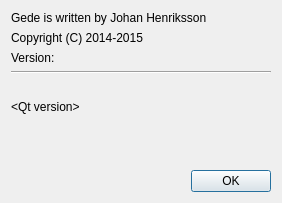
<?xml version="1.0" encoding="UTF-8"?>
<ui version="4.0">
 <class>AboutDialog</class>
 <widget class="QDialog" name="AboutDialog">
  <property name="windowModality">
   <enum>Qt::ApplicationModal</enum>
  </property>
  <property name="geometry">
   <rect>
    <x>0</x>
    <y>0</y>
    <width>282</width>
    <height>203</height>
   </rect>
  </property>
  <property name="windowTitle">
   <string>About Gede</string>
  </property>
  <layout class="QVBoxLayout" name="verticalLayout">
   <item>
    <widget class="QLabel" name="label">
     <property name="text">
      <string>Gede is written by Johan Henriksson</string>
     </property>
    </widget>
   </item>
   <item>
    <widget class="QLabel" name="label_2">
     <property name="text">
      <string>Copyright (C) 2014-2015</string>
     </property>
    </widget>
   </item>
   <item>
    <widget class="QLabel" name="label_version">
     <property name="text">
      <string>Version: </string>
     </property>
    </widget>
   </item>
   <item>
    <widget class="Line" name="line">
     <property name="orientation">
      <enum>Qt::Horizontal</enum>
     </property>
    </widget>
   </item>
   <item>
    <widget class="QLabel" name="label_buildDate">
     <property name="text">
      <string>&lt;Build Date&gt;</string>
     </property>
    </widget>
   </item>
   <item>
    <widget class="QLabel" name="label_qtVersion">
     <property name="text">
      <string>&lt;html&gt;&lt;head/&gt;&lt;body&gt;&lt;p&gt;&amp;lt;Qt version&amp;gt;&lt;/p&gt;&lt;/body&gt;&lt;/html&gt;</string>
     </property>
    </widget>
   </item>
   <item>
    <widget class="QLabel" name="label_gdbPath">
     <property name="text">
      <string>&lt;Gdb Path&gt;</string>
     </property>
    </widget>
   </item>
   <item>
    <spacer name="verticalSpacer">
     <property name="orientation">
      <enum>Qt::Vertical</enum>
     </property>
     <property name="sizeHint" stdset="0">
      <size>
       <width>20</width>
       <height>40</height>
      </size>
     </property>
    </spacer>
   </item>
   <item>
    <widget class="QDialogButtonBox" name="buttonBox">
     <property name="orientation">
      <enum>Qt::Horizontal</enum>
     </property>
     <property name="standardButtons">
      <set>QDialogButtonBox::Ok</set>
     </property>
    </widget>
   </item>
  </layout>
 </widget>
 <resources/>
 <connections>
  <connection>
   <sender>buttonBox</sender>
   <signal>accepted()</signal>
   <receiver>AboutDialog</receiver>
   <slot>accept()</slot>
   <hints>
    <hint type="sourcelabel">
     <x>248</x>
     <y>254</y>
    </hint>
    <hint type="destinationlabel">
     <x>157</x>
     <y>274</y>
    </hint>
   </hints>
  </connection>
  <connection>
   <sender>buttonBox</sender>
   <signal>rejected()</signal>
   <receiver>AboutDialog</receiver>
   <slot>reject()</slot>
   <hints>
    <hint type="sourcelabel">
     <x>316</x>
     <y>260</y>
    </hint>
    <hint type="destinationlabel">
     <x>286</x>
     <y>274</y>
    </hint>
   </hints>
  </connection>
 </connections>
</ui>
